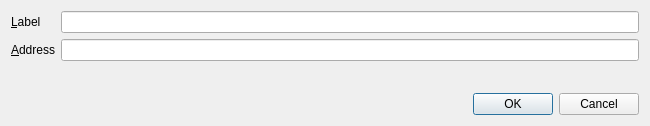
<?xml version="1.0" encoding="UTF-8"?>
<ui version="4.0">
 <class>EditZAddressDialog</class>
 <widget class="QDialog" name="EditZAddressDialog">
  <property name="geometry">
   <rect>
    <x>0</x>
    <y>0</y>
    <width>650</width>
    <height>126</height>
   </rect>
  </property>
  <property name="palette">
   <palette>
    <active>
     <colorrole role="WindowText">
      <brush brushstyle="SolidPattern">
       <color alpha="255">
        <red>0</red>
        <green>85</green>
        <blue>127</blue>
       </color>
      </brush>
     </colorrole>
     <colorrole role="ButtonText">
      <brush brushstyle="SolidPattern">
       <color alpha="255">
        <red>0</red>
        <green>85</green>
        <blue>127</blue>
       </color>
      </brush>
     </colorrole>
    </active>
    <inactive>
     <colorrole role="WindowText">
      <brush brushstyle="SolidPattern">
       <color alpha="255">
        <red>0</red>
        <green>0</green>
        <blue>0</blue>
       </color>
      </brush>
     </colorrole>
     <colorrole role="ButtonText">
      <brush brushstyle="SolidPattern">
       <color alpha="255">
        <red>0</red>
        <green>0</green>
        <blue>0</blue>
       </color>
      </brush>
     </colorrole>
    </inactive>
    <disabled>
     <colorrole role="WindowText">
      <brush brushstyle="SolidPattern">
       <color alpha="255">
        <red>120</red>
        <green>120</green>
        <blue>120</blue>
       </color>
      </brush>
     </colorrole>
     <colorrole role="ButtonText">
      <brush brushstyle="SolidPattern">
       <color alpha="255">
        <red>120</red>
        <green>120</green>
        <blue>120</blue>
       </color>
      </brush>
     </colorrole>
    </disabled>
   </palette>
  </property>
  <property name="windowTitle">
   <string>Edit z-address</string>
  </property>
  <layout class="QVBoxLayout" name="verticalLayout">
   <item>
    <layout class="QFormLayout" name="formLayout">
     <property name="fieldGrowthPolicy">
      <enum>QFormLayout::AllNonFixedFieldsGrow</enum>
     </property>
     <item row="0" column="0">
      <widget class="QLabel" name="label">
       <property name="text">
        <string>&amp;Label</string>
       </property>
       <property name="buddy">
        <cstring>labelEdit</cstring>
       </property>
      </widget>
     </item>
     <item row="0" column="1">
      <widget class="QLineEdit" name="labelEdit">
       <property name="toolTip">
        <string>The label associated with this z-address list entry</string>
       </property>
      </widget>
     </item>
     <item row="1" column="0">
      <widget class="QLabel" name="label_2">
       <property name="text">
        <string>&amp;Address</string>
       </property>
       <property name="buddy">
        <cstring>addressEdit</cstring>
       </property>
      </widget>
     </item>
     <item row="1" column="1">
      <widget class="QValidatedLineEdit" name="addressEdit">
       <property name="toolTip">
        <string>The z-address associated with this z-address list entry. This can only be modified for sending addresses.</string>
       </property>
      </widget>
     </item>
    </layout>
   </item>
   <item>
    <widget class="QDialogButtonBox" name="buttonBox">
     <property name="orientation">
      <enum>Qt::Horizontal</enum>
     </property>
     <property name="standardButtons">
      <set>QDialogButtonBox::Cancel|QDialogButtonBox::Ok</set>
     </property>
    </widget>
   </item>
  </layout>
 </widget>
 <customwidgets>
  <customwidget>
   <class>QValidatedLineEdit</class>
   <extends>QLineEdit</extends>
   <header>qvalidatedlineedit.h</header>
  </customwidget>
 </customwidgets>
 <resources/>
 <connections>
  <connection>
   <sender>buttonBox</sender>
   <signal>accepted()</signal>
   <receiver>EditZAddressDialog</receiver>
   <slot>accept()</slot>
   <hints>
    <hint type="sourcelabel">
     <x>20</x>
     <y>20</y>
    </hint>
    <hint type="destinationlabel">
     <x>20</x>
     <y>20</y>
    </hint>
   </hints>
  </connection>
  <connection>
   <sender>buttonBox</sender>
   <signal>rejected()</signal>
   <receiver>EditZAddressDialog</receiver>
   <slot>reject()</slot>
   <hints>
    <hint type="sourcelabel">
     <x>20</x>
     <y>20</y>
    </hint>
    <hint type="destinationlabel">
     <x>20</x>
     <y>20</y>
    </hint>
   </hints>
  </connection>
 </connections>
</ui>
